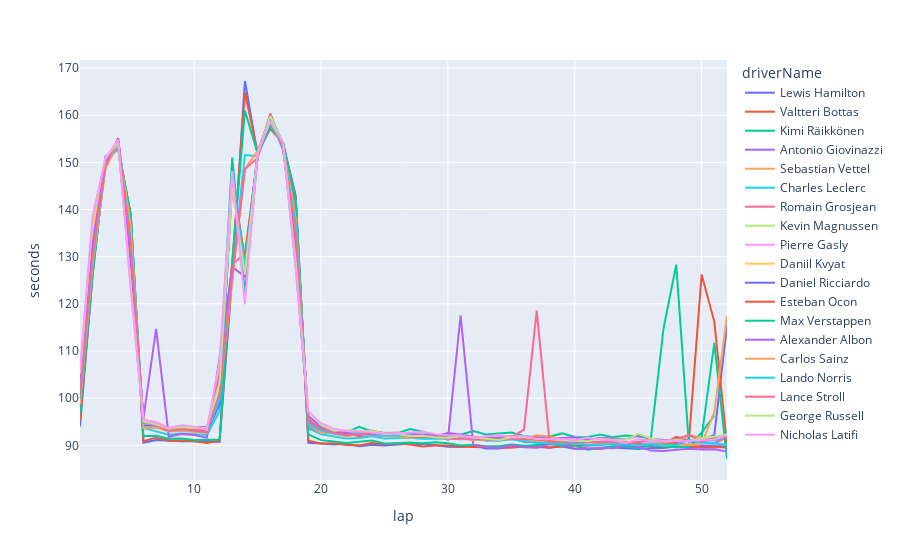

The notebook cell this image was saved under:
### Code cell
fig = px.line(df_4, x = "lap", y = "seconds", color = "driverName", 
        hover_name = "driverName", hover_data = {"driverName" : False, "constructorRef" : True})

fig.show()
